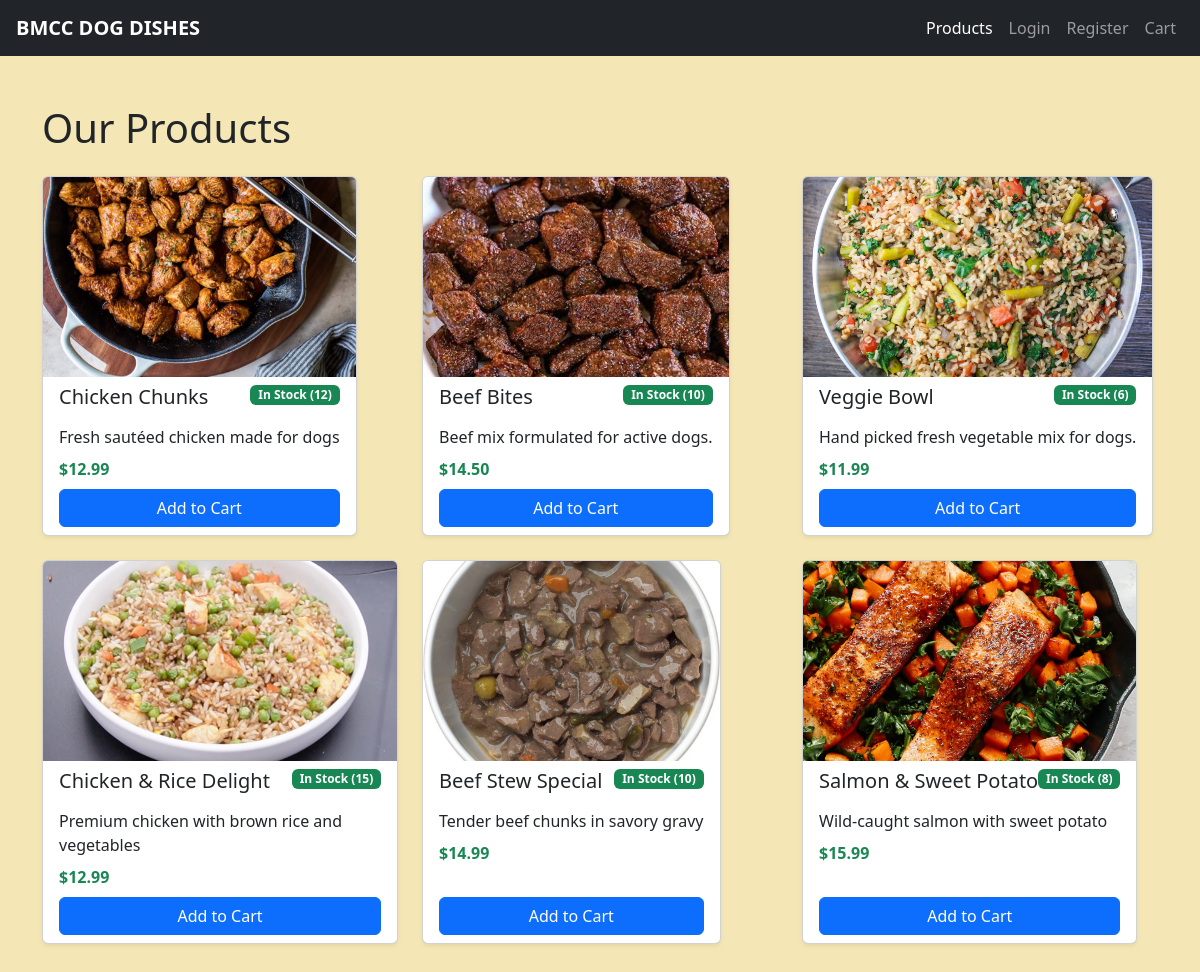
/products.php, run on the app's committed database.
### tables this page shows
CREATE TABLE IF NOT EXISTS products (
    id INT AUTO_INCREMENT PRIMARY KEY,
    name VARCHAR(100) NOT NULL,
    description TEXT,
    price DECIMAL(10, 2) NOT NULL,
    image_url VARCHAR(255),
    stock INT NOT NULL DEFAULT 0,
    created_at TIMESTAMP DEFAULT CURRENT_TIMESTAMP
);

### products.php (the view, shortened to what this page needs)
<?php
include "db.php";
$is_logged_in = isset($_SESSION['user_id']);
$username = isset($_SESSION['username']) ? $_SESSION['username'] : '';
?>
<!DOCTYPE html>
<html lang="en">
<head>
    <link
        href="https://cdn.jsdelivr.net/npm/bootstrap@5.3.2/dist/css/bootstrap.min.css"
        rel="stylesheet"
    />
</head>
<body>
<nav class="navbar navbar-expand-lg navbar-dark bg-dark px-3">
    <a class="navbar-brand fw-bold" href="index.php">BMCC DOG DISHES</a>
    <div class="collapse navbar-collapse" id="mainNav">
        <div class="navbar-nav ms-auto">
            <a class="nav-link active" href="products.php">Products</a>
            <?php if ($is_logged_in): ?>
                <span class="nav-link text-light">Welcome, <?php echo htmlspecialchars($username); ?>!</span>
                <a class="nav-link" href="logout.php">Logout</a>
            <?php else: ?>
                <a class="nav-link" href="login.php">Login</a>
                <a class="nav-link" href="register.php">Register</a>
            <?php endif; ?>
            <a class="nav-link" href="cart.php">
                Cart
            </a>
        </div>
    </div>
</nav>
<div class="container py-5">
    <h1 class="mb-4">Our Products</h1>
    <div class="row d-flex flex-wrap">
        <?php
        $sql = "SELECT * FROM products";
        $result = $conn->query($sql);
        if ($result->num_rows > 0) {
            while ($row = $result->fetch_assoc()) {
                $inStock = $row["stock"] > 0;
                $badge = $inStock
                    ? '<span class="badge bg-success">In Stock (' . $row["stock"] . ')</span>'
                    : '<span class="badge bg-danger">Sold Out</span>';
                $button = $inStock
                    ? '<a href="add_to_cart.php?id=' . $row["id"] . '" class="btn btn-primary w-100 mt-2 mt-auto">Add to Cart</a>'
                    : '<button class="btn btn-secondary w-100 mt-2 mt-auto" disabled>Sold Out</button>';
                echo '
                <div class="col-md-4 mb-4 d-flex">
                    <div class="card h-100 shadow-sm">
                        <img src="' . htmlspecialchars($row["image_url"]) . '" class="card-img-top" alt="product">
                        <div class="card-body py-2 d-flex flex-column">
                            <div class="d-flex justify-content-between align-items-start mb-2">
                                <h5 class="card-title mb-0">' . htmlspecialchars($row["name"]) . '</h5>
                                ' . $badge . '
                            </div>
                            <p class="card-text mt-2 mb-2">' . htmlspecialchars($row["description"]) . '</p>
                            <p class="fw-bold mb-2 text-success">$' . number_format($row["price"], 2) . '</p>
                            ' . $button . '
                        </div>
                    </div>
                </div>
                ';
            }
        } else {
            echo "<p>No products available.</p>";
        }
        ?>
    </div>
</div>
</body>
</html>

### products.php (style rules this page uses)
.card-img-top { height: 200px; object-fit: cover; }
body { background-color: #f5e7b5; }

### data on the page
products: image_url (picture), name "Chicken Chunks", stock "12", description "Fresh sautéed chicken made for dogs", price "12.99"
products: image_url (picture), name "Beef Bites", stock "10", description "Beef mix formulated for active dogs.", price "14.50"
products: image_url (picture), name "Veggie Bowl", stock "6", description "Hand picked fresh vegetable mix for dogs.", price "11.99"
products: image_url (picture), name "Chicken & Rice Delight", stock "15", description "Premium chicken with brown rice and vegetables", price "12.99"
products: image_url (picture), name "Beef Stew Special", stock "10", description "Tender beef chunks in savory gravy", price "14.99"
products: image_url (picture), name "Salmon & Sweet Potato", stock "8", description "Wild-caught salmon with sweet potato", price "15.99"
